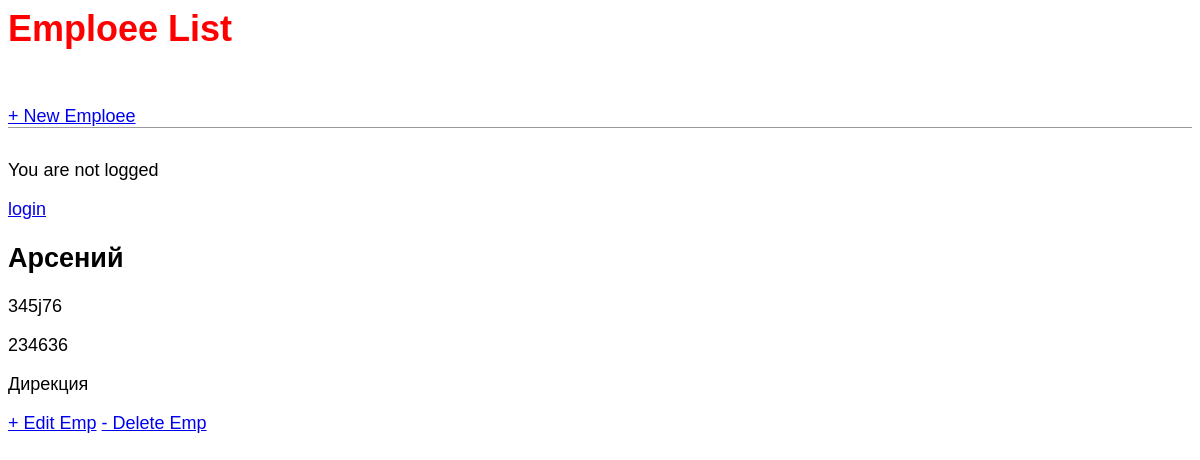
The page /emp/4/ on the database its author committed.
### blog/models.py (models this page shows, shortened)
class Emp(models.Model):
    name=models.CharField(max_length=200)
    emp_id=models.CharField(max_length=200)
    phone=models.CharField(max_length=10)
    address=models.CharField(max_length=150)
    working=models.BooleanField(default=True)
    department=models.CharField(max_length=200)

### blog/views.py (the view)
# urls.py: path('emp/<int:pk>/', views.EmpDetailView.as_view(), name='emp_detail'),
class EmpDetailView(DetailView):
    model = Emp
    template_name = 'emp_detail.html'

### templates/emp_detail.html (shortened to what this page needs)
{% extends 'base.html' %}
{% block content %}
    <div class="object-entry">
        <h2>{{ object.name }}</h2>
        <p>{{ object.emp_id }}</p>
        <p>{{ object.phone }}</p>
        <p>{{ object.department }}</p>
    </div>
    <a href="{% url 'emp_edit' emp.pk %}">+ Edit Emp</a>
    <a href="{% url 'emp_delete' emp.pk %}">- Delete Emp</a>
{% endblock content %}

### static/css/base.css (style rules this page uses)
body { font-family: 'Source Sans Pro', sans-serif; font-size: 18px; }

### rows shown on the page
Emp: name "Арсений", emp_id "345j76", phone "234636", department "Дирекция"
